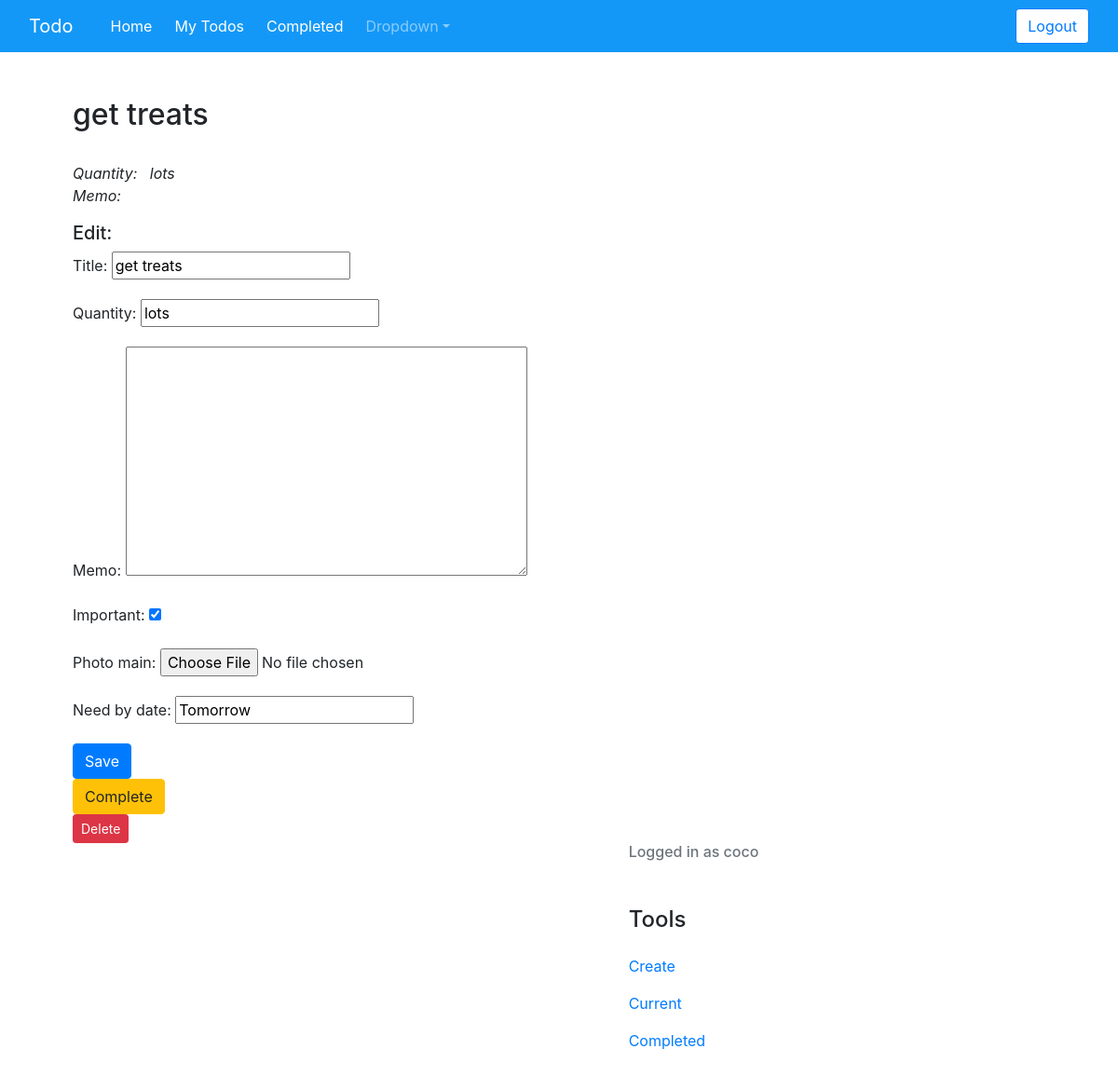
/todo/12 (signed in), run on an earlier commit of the app's database.
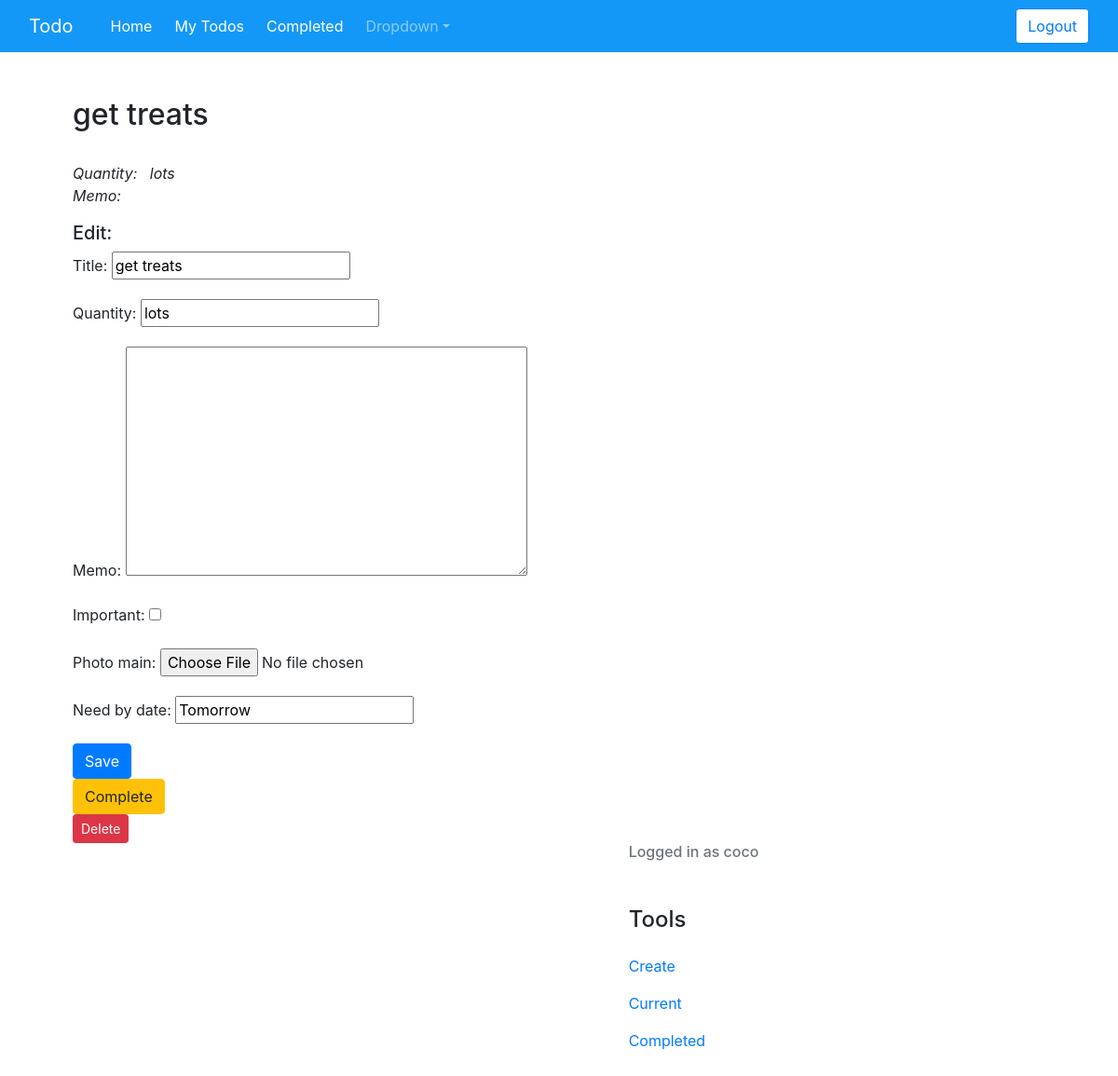
And on a later commit of the database.
### todo/models.py (models this page shows, shortened)
class Todo(models.Model):
    title = models.CharField(max_length=100)
    memo = models.TextField(blank=True)
    created = models.DateTimeField(auto_now_add=True)
    datecompleted = models.DateTimeField(null=True, blank=True)
    important = models.BooleanField(default=False)
    user = models.ForeignKey(User, on_delete=models.CASCADE)
    quantity = models.CharField(max_length=100, blank=True)
    photo_main = models.ImageField(upload_to='photos/%Y/%m%d/', blank=True, null=True)
    need_by_date = models.CharField(max_length=100, blank=True, null=True)

### todo/views.py (the view, shortened to what this page needs)
# urls.py: path('todo/<int:todo_pk>', views.viewtodo, name='viewtodo'),
@login_required
def viewtodo(request, todo_pk):
    todo = get_object_or_404(Todo, pk=todo_pk, user=request.user)
    if request.method == 'GET':
        form = TodoForm(instance=todo)
        return render(request, 'todo/viewtodo.html', {'todo':todo, 'form':form})

### todo/forms.py
class TodoForm(ModelForm):
    class Meta:
        model = Todo
        fields = ['title','quantity', 'memo', 'important',  'photo_main', 'need_by_date']

### todo/templates/todo/viewtodo.html (shortened to what this page needs)
{% extends 'todo/base.html' %}
{% block content %}
<h2>{{ todo.title }}</h2>
<br>
 <em>Quantity: &nbsp; {{ todo.quantity }}</em>
 <p><em>Memo:</em> &nbsp; {{ todo.memo }}</p>
<h5>Edit:</h5>
    <form method="POST">
        {{ form.as_p }}
        <button class="btn btn-primary"  type="submit">Save</button>
    </form>
<form method="POST" action = "{% url 'completetodo' todo.id %}">
    <button class="btn btn-warning" type="submit">Complete</button>
</form>
<form method="POST" action = "{% url 'deletetodo' todo.id %}">
    <button class="btn btn-sm btn-danger"  type="submit">Delete</button>
</form>
{% endblock %}

What changed in the data, as far as the page shows it:
changed Todo "get treats": important "☑" → "☐"
